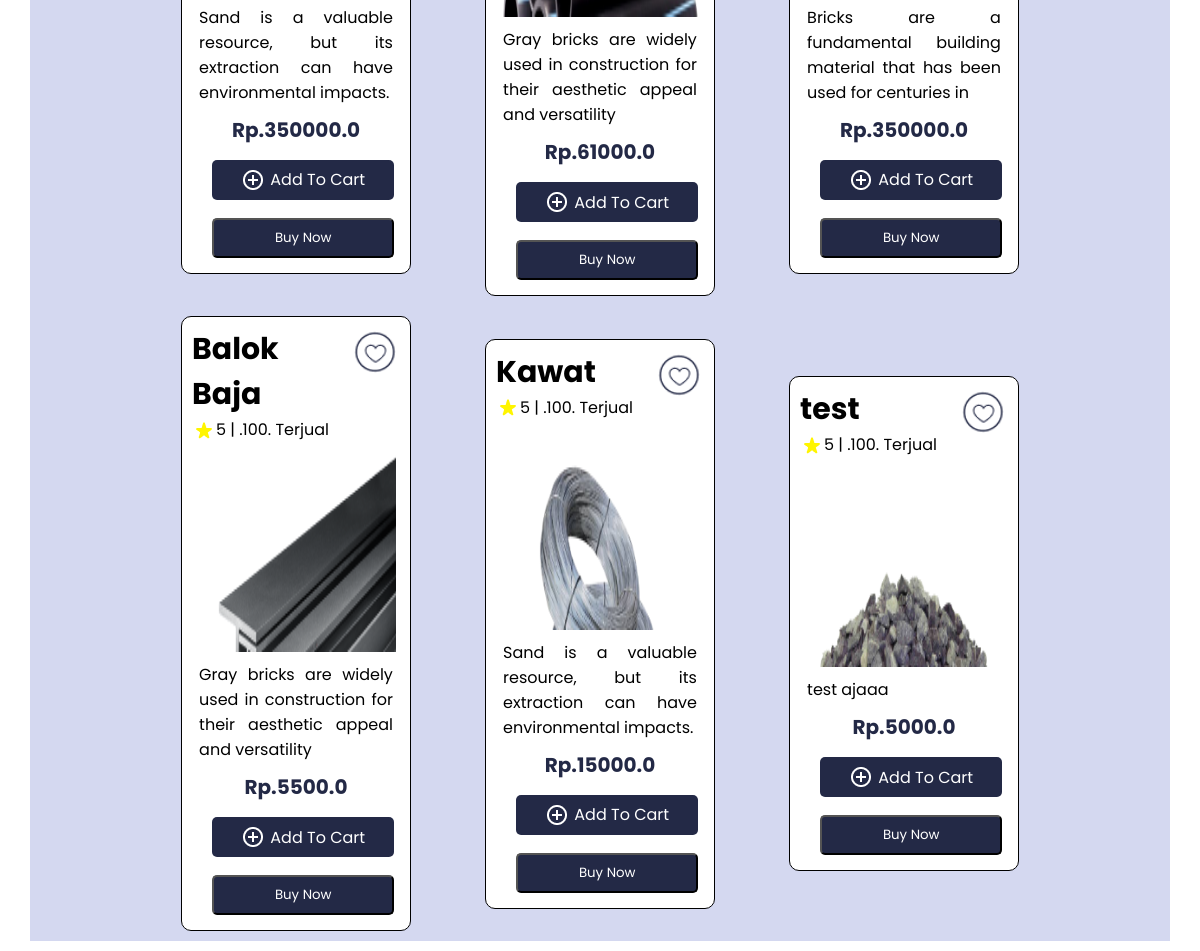
Before: / (lower part) with the older database file.
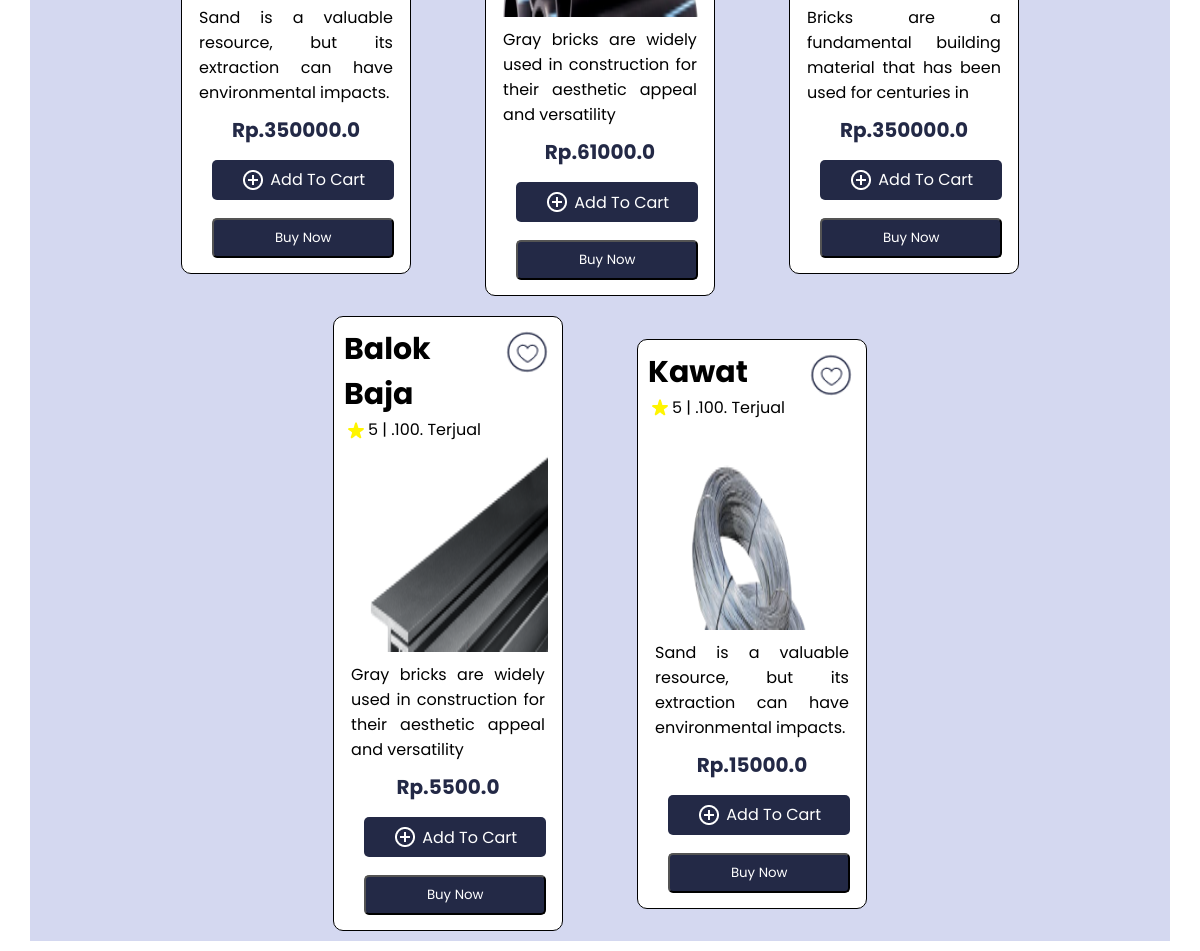
After: the same page with the newer database file.
### models/product.py (models this page shows)
class Product(db.Model):
    __tablename__ = 'product'
    id_product = db.Column(db.Integer, primary_key=True)
    name = db.Column(db.String(100))
    desc = db.Column(db.String(100))
    category = db.Column(db.String(100))
    quantityInStock = db.Column(db.Integer)
    price = db.Column(db.Float)
    picture = db.Column(db.String(100))

### app.py (the view)
@app.route("/", methods=["GET", "POST"])
def products():
    if request.method == "POST":
        product_id = request.form.get("product_id")
        flash("Product added to cart successfully")
        return redirect(url_for("products"))
    barang_list = Product.query.all()
    return render_template("product.html", barang_list=barang_list)

### templates/product.html (shortened to what this page needs)
<!DOCTYPE html>
<html>
<head>
    <link rel="stylesheet" type="text/css" href="{{ url_for('static', filename='css/product_style.css') }}">
</head>
<body>
    <div class="container">
        <div class="product">
            {% for barang in barang_list %}
            <div class="detail product-card">
                <div class="head">
                    <div class="head-1">
                        <p class="title">{{ barang.name }}</p>
                        <div class="rating">
                            <img src="{{ url_for('static', filename='asset/star_rating.png') }}" alt="">
                            <p>5 | .</p>
                            <br>
                            <p>100 </p>
                            <br>
                            <p>. Terjual</p>
                        </div>
                    </div>
                    <img class="love" src="{{ url_for('static', filename='asset/lovely.png') }}" alt="">
                </div>
                <a href="/detail_product/{{ barang.id_product }}">
                    <img class="item" src="{{ url_for('static', filename='unggah/' + barang.picture) }}" alt="gambar">
                </a>
                <p class="des">{{ barang.desc }}</p>
                <p class="price">Rp.{{ barang.price }}</p>
                <div class="btn">
                    <img src="{{ url_for('static', filename='asset/add.png') }}" alt="">
                    <p>Add To Cart</p>
                </div>
                <div class="btn-1">
                    <form action="/buy/{{ barang.id }}" method="POST">
                        <button type="submit" class="sub">Buy Now</button>
                    </form>
                </div>
            </div>
            {% endfor %}
        </div>
    </div>
</body>
</html>

Changed rows visible on the page:
removed Product: name "test", picture (picture), desc "test ajaaa", price "5000.0"
